Frame 1 (no input): blank canvas, image omitted
Frame 60 (no input): blank canvas, image omitted
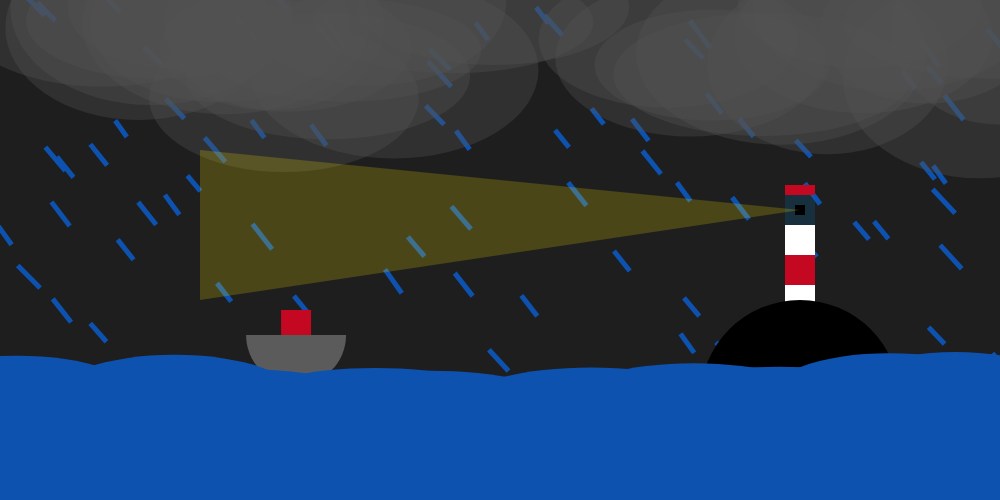
Frame 120 (the mouse pressed at the canvas centre since frame 60)

The p5.js sketch whose frames 1 and 60 were blank and that drew this single picture after the mouse press (run headless with seeded random() and noise() and a simulated clock; from frame 60 on, the mouse is pressed at the canvas centre):

// p5.js sketch
// ── sketch.js



function setup() {
  //Setup, makes the size of the canvas and background color as well as changing the shape modes
  createCanvas(1000, 500);
  angleMode(DEGREES);
  rectMode(CENTER);
  ellipseMode(CENTER);
}

function draw() {
}


function mousePressed() {
  //Makes the background grey with no strokes
  background(30);
  noStroke();
  //Makes the droplets blue 
  fill(14,82,176);

  //The for loop here makes all 100 droplets and puts them at a random position and angle 
  //The push and pop change where I can put the origin point, translate is the new one
  for (let x = 1; x < 100; x += 1) {
    push();
    translate(random(width),random(height));
    rotate(random(-35,-45));
    rect(0,0,5,random(20,35));
    pop();
  }
  //Makes the clouds grey
  fill(82,random(80,100));
  //The for loop here puts the clouds randomly at the top of the screen
  for (let x =1; x < 30; x += 1) {
    push();
    translate(random(width),random(height/5));
    ellipse(0,0,random(200,300),random(100,200));
    pop();
  }
  //This makes the lighthouse
  push();
  translate(800,400);
  fill(255);
  rect(0,-100,30,30);
  fill(196,8,33);
  rect(0,-130,30,30);
  fill(255);
  rect(0,-160,30,30);
  fill(0,120,191,50);
  rect(0,-190,30,30);
  fill(196,8,33);
  rect(0,-210,30,10);
  fill(0);
  rect(0,-190,10,10);
  fill(255,232,0,50);
  triangle(-600,-250,0,-190,-600,-100);
  fill(0);
  circle(0,0,200);
  pop();

  //Makes the beam of light from the lighthouse
 
 
  //Makes the boat
  push();
  translate(random(25,975),335);
  fill(196,8,33);
  rect(0,-10,30,30);
  fill(91);
  arc(0,0,100,100,0,180,OPEN);
  pop();

  //This fill and rect is for the background to the water bumps
  fill(14,82,176);
  rect(500,500,1000,200);
  
  //These ellipses make up the bumps in the water
   ellipse(random(1,100),400,250,random(50,100));
   ellipse(random(100,200),400,250,random(50,100));
   ellipse(random(200,300),400,250,random(50,100));
   ellipse(random(300,400),400,250,random(50,100));
   ellipse(random(400,500),400,250,random(50,100));
   ellipse(random(500,600),400,250,random(50,100));
   ellipse(random(600,700),400,250,random(50,100));
   ellipse(random(700,800),400,250,random(50,100));
   ellipse(random(800,900),400,250,random(50,100));
   ellipse(random(900,1000),400,250,random(50,100));

}
